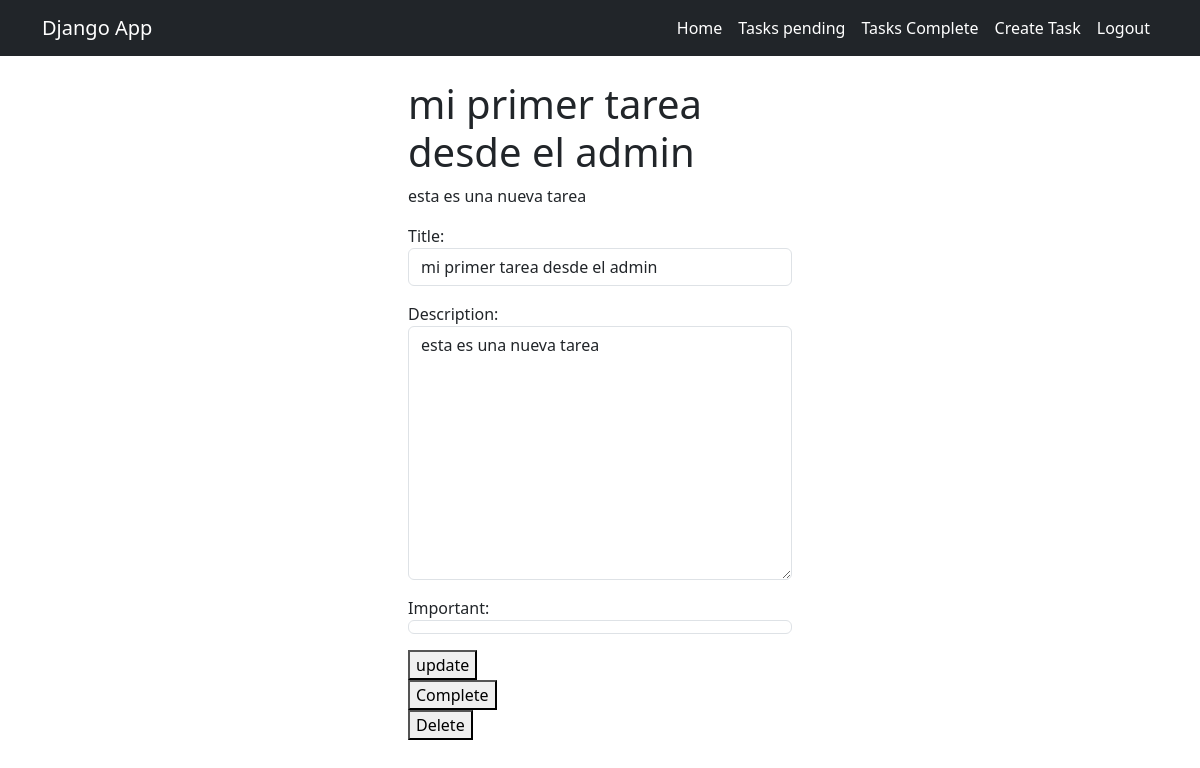
The page /tasks/1/ (signed in) on the database its author committed.
### task/models.py (models this page shows, shortened)
class Task(models.Model):
    title = models.CharField(max_length=150)
    description = models.TextField(blank=True)
    crated = models.DateTimeField(auto_now_add=True)
    datecomplited = models.DateTimeField(null=True, blank=True)
    important = models.BooleanField(default=False)
    user = models.ForeignKey(User, on_delete=models.CASCADE)

### task/views.py (the view, shortened to what this page needs)
# urls.py: path("tasks/<int:task_id>/", views.task_detail, name="task_detail"),
@login_required
def task_detail(request, task_id):
    if request.method == "GET":
        task = get_object_or_404(Task, pk=task_id)
        form = CreatedTaskForm(instance=task)
        return render(request, 'task_detail.html', {
            "task": task,
            "form": form
        })

### task/formulario.py
class CreatedTaskForm(forms.ModelForm):
    class Meta:
        model = Task
        fields = ["title", "description", "important"]
        widgets = {
            'title': forms.TextInput(attrs={'class': 'form-control'}),
            'description': forms.Textarea(attrs={'class': 'form-control'}),
            'important': forms.CheckboxInput(attrs={'class': 'form-control'}),
        }

### task/templates/task_detail.html (shortened to what this page needs)
{% extends 'base.html' %} {% block content %}
<main class="mt-4">
  <div class="row">
    <div class="col-md-4 offset-md-4">
      <h1>{{task.title}}</h1>
      <p>{{task.description}}</p>
      <form method="POST">
        {% csrf_token %} {{form.as_p}}
        <button>update</button>
      </form>
      <form action="{% url 'completed_task' task.id %}" method="POST">
        <button>Complete</button>
      </form>
      <form action="{% url 'delete_task' task.id %}" method="POST">
        <button>Delete</button>
      </form>
    </div>
  </div>
</main>
{% endblock %}

### task/templates/base.html (style rules this page uses)
body { overflow-x: hidden; }

### rows shown on the page
Task: title "mi primer tarea desde el admin", description "esta es una nueva tarea", important "☑"
